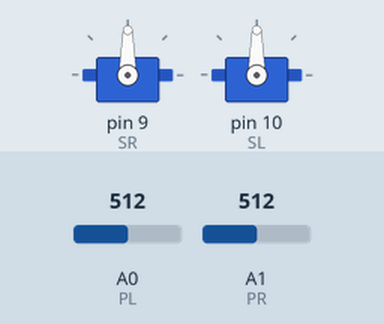
A sketch run on a simulated Arduino Uno, built with avr-gcc and run on an emulated ATmega328P. Parts: 2 × servo. Inputs (shaded band) come from the test bench; at power-on: A0 (PL) = 512, A1 (PR) = 512.

Above: at 1.2 s.
1.3 s: A0 (PL) set to 716
At 1.9 s:
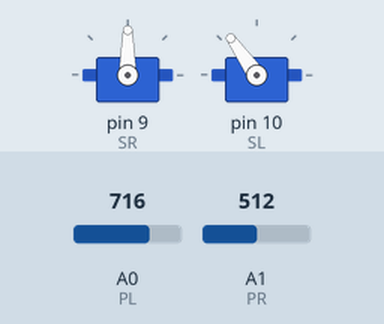
2.8 s: A1 (PR) set to 716
At 4.0 s:
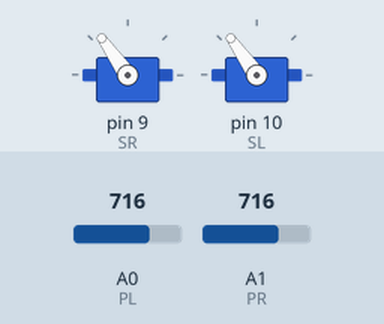
4.3 s: A0 (PL) set to 900
At 5.2 s:
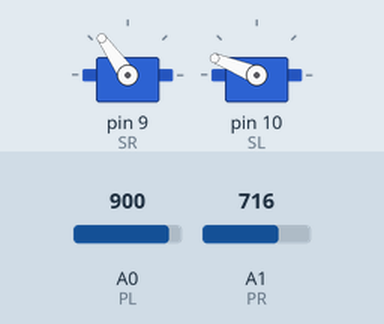
5.8 s: A1 (PR) set to 900
At 6.6 s:
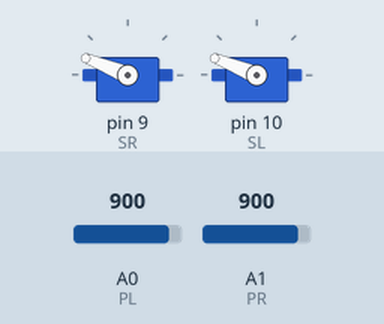
7.3 s: A0 (PL) set to 1023
At 7.6 s:
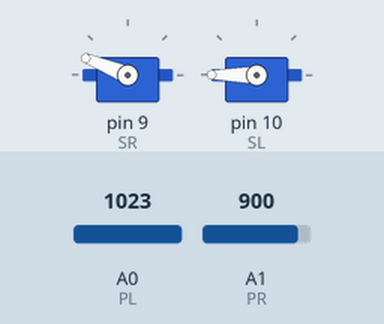
8.8 s: A1 (PR) set to 1023
At 9.8 s:
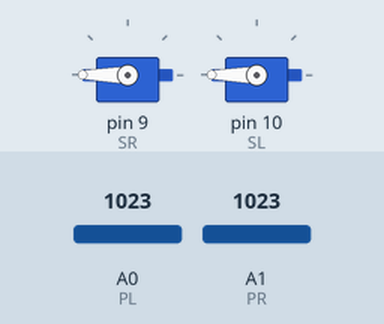
Timing chart, 0 to 11.3 s (numbered marks = the images above; inputs shaded):
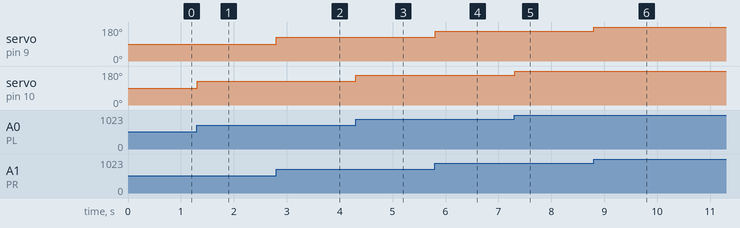

Measured:
- after the input at 1.3 s, servo on pin 10 (SL): 90° → 125° at once
- after the input at 2.8 s, servo on pin 9 (SR): 90° → 125° at once
- after the input at 4.3 s, servo on pin 10 (SL): 125° → 158° at once
- after the input at 5.8 s, servo on pin 9 (SR): 125° → 158° at once
- after the input at 7.3 s, servo on pin 10 (SL): 158° → 180° at once
- after the input at 8.8 s, servo on pin 9 (SR): 158° → 180° at once

The sketch:

T1_Code.ino
```cpp
#include <Servo.h>

Servo SR;
Servo SL;

int PR = 1;
int PL = 0;
int val;

void setup()
{
  SR.attach(9);
  SL.attach(10);
}

void loop()
{
  val = analogRead(PR);
  val = map(val, 0, 1023, 0, 180);
  SR.write(val);
  val = analogRead(PL);
  val = map(val, 0, 1023, 0, 180);
  SL.write(val);
  delay(10);
}
```
